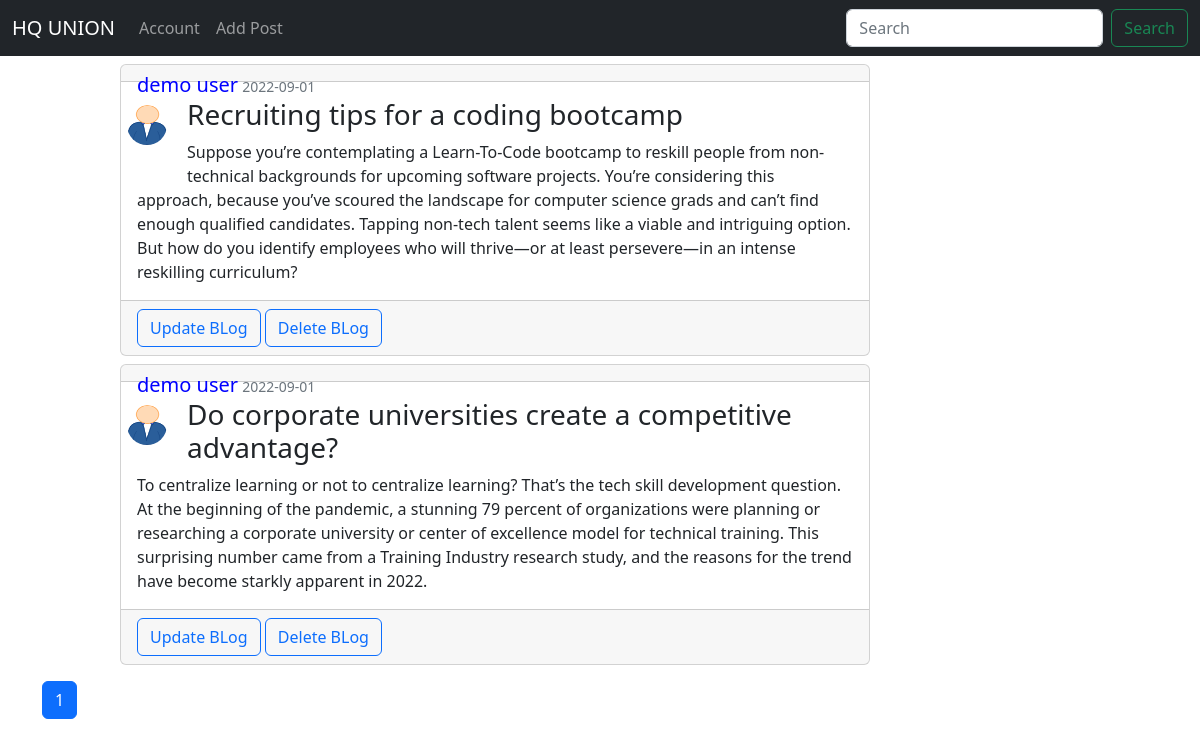
Page /userblog/9 (signed in) on the earlier database version.
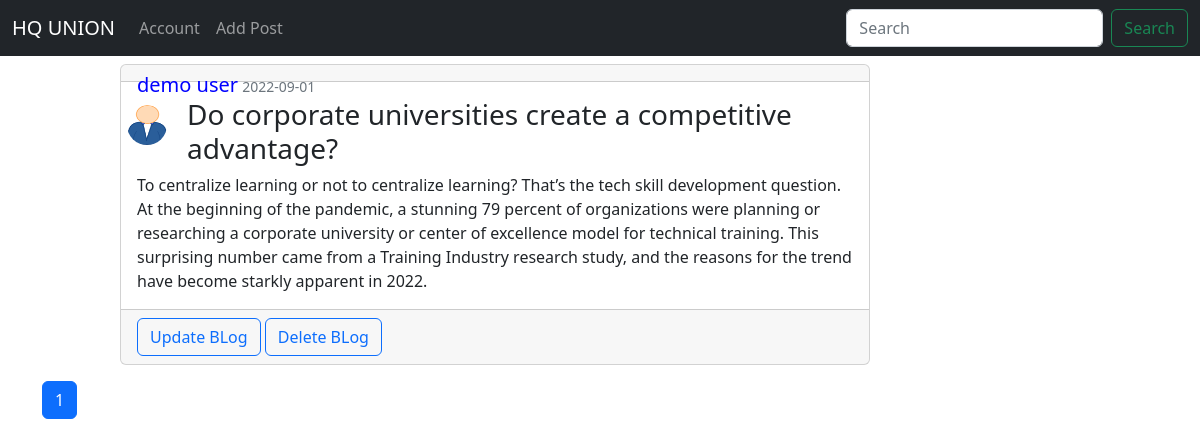
Same page on the later database version.
### main.py (models this page shows)
class Post (db.Model):
    id = db.Column(db.Integer, primary_key = True)
    title = db.Column(db.String(200), nullable = False)
    content = db.Column(db.Text, nullable = False)
    posted_date = db.Column(db.DateTime, default = datetime.utcnow )
    user_id = db.Column(db.Integer, db.ForeignKey('user.id'), nullable = False)

class User(db.Model, UserMixin):
    id = db.Column(db.Integer, primary_key = True)
    username = db.Column(db.String(100), nullable = False)
    email = db.Column(db.String(250), unique=True, nullable = False)
    password = db.Column(db.String(250), nullable = False)
    profile_image = db.Column(db.String(20), default = "default.jpg")
    posts = db.relationship("Post", backref = 'author', lazy = True)

### main.py (the view)
@app.route("/userblog/<user_id>", methods = [ "POST", "GET"] )
@login_required
def user_post(user_id):
    page = request.args.get('page_no' ,1, type=int)
    user =User.query.filter_by(id=user_id).first()
    post = Post.query.filter_by(user_id = user.id).order_by(Post.posted_date.desc()).\
        paginate(per_page=3)
    photo = '../static/default.png'
    return render_template("user_post.html", user = current_user, posts = post,page = page,  photo = photo)

### main.py (called while the page is built)
@login_manager.user_loader
def load_user(user_id):
    return User.query.get(int(user_id))

### templates/user_post.html (shortened to what this page needs)
{% extends "base.html" %}
{% block content %}
{% for post in posts.items %}
<div class=" mt-2 " style="width:750px; position:relative; left:120px;">
<div class="card">
  <div class="card-header" style="height:10px; color:blue;">
      <h5 style="display:inline-block " >{{ post.author.username }}</h5>
      <small  class="text-muted" >{{ post.posted_date.strftime('%Y-%m-%d')}}</small>
  </div>
  <div class="card-body">
      <img class="rounded-circle article-img account-img" style = 'width:40px; height:40px; margin-left: -10px; margin-top:7px;' src = "{{ photo }}">
    <h3 class="card-title">{{post.title }}</h3>
    <p class="card-text">{{post.content}}</p>
  </div>
    <div class="card-footer">
        <button class="btn btn-outline-primary"><a style="text-decoration: none" href="{{url_for('update_blog', process_id = post.id)}}" > Update BLog</a></button>
        <button  class="btn btn-outline-primary"><a style="text-decoration: none"href="{{url_for('delete_blog', process_id = post.id)}}" > Delete BLog</a></button>
    </div>
</div>
    </div>
{% endfor %}
<div class="container mt-3 " >
    {% for page_num in posts.iter_pages() %}
{% if page_num %}
        {% if posts.page == page_num %}
            <a class="btn btn-primary" href="{{ url_for('home', page=page_num)}}">{{ page_num }}</a>
        {% else %}
            <a class="btn btn-outline-primary" href="{{ url_for('home', page=page_num)}}">{{ page_num }}</a>
        {% endif %}
    {% else %}
...
{% endif %}
{% endfor %}
</div>
{% endblock content %}

Differences in the rows shown:
removed Post: author.username "demo user", posted_date "2022-09-01", title "Recruiting tips for a coding bootcamp", content "Suppose you’re contemplating a Learn-To-Code bootcamp to reskill people from non-technical backgrounds for upcoming software projects. You’re considering this approach, because you’ve scoured the landscape for computer science grads and can’t find enough qualified candidates. Tapping non-tech talent seems like a viable and intriguing option. But how do you identify employees who will thrive—or at least persevere—in an intense reskilling curriculum?"
